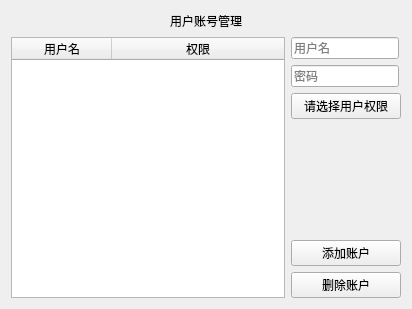
<?xml version="1.0" encoding="UTF-8"?>
<ui version="4.0">
 <class>Form</class>
 <widget class="QWidget" name="Form">
  <property name="geometry">
   <rect>
    <x>0</x>
    <y>0</y>
    <width>412</width>
    <height>309</height>
   </rect>
  </property>
  <property name="windowTitle">
   <string>Form</string>
  </property>
  <layout class="QVBoxLayout" name="verticalLayout_2">
   <item>
    <layout class="QHBoxLayout" name="horizontalLayout_3">
     <item>
      <spacer name="horizontalSpacer_3">
       <property name="orientation">
        <enum>Qt::Orientation::Horizontal</enum>
       </property>
       <property name="sizeHint" stdset="0">
        <size>
         <width>40</width>
         <height>20</height>
        </size>
       </property>
      </spacer>
     </item>
     <item>
      <widget class="QLabel" name="TitleLabel_2">
       <property name="sizePolicy">
        <sizepolicy hsizetype="Fixed" vsizetype="Fixed">
         <horstretch>0</horstretch>
         <verstretch>0</verstretch>
        </sizepolicy>
       </property>
       <property name="styleSheet">
        <string notr="true">background-color: rgba(255, 255, 255, 0);</string>
       </property>
       <property name="text">
        <string>用户账号管理</string>
       </property>
      </widget>
     </item>
     <item>
      <spacer name="horizontalSpacer_4">
       <property name="orientation">
        <enum>Qt::Orientation::Horizontal</enum>
       </property>
       <property name="sizeHint" stdset="0">
        <size>
         <width>40</width>
         <height>20</height>
        </size>
       </property>
      </spacer>
     </item>
    </layout>
   </item>
   <item>
    <layout class="QHBoxLayout" name="horizontalLayout" stretch="5,2">
     <item>
      <widget class="QTableWidget" name="TableWidget">
       <property name="editTriggers">
        <set>QAbstractItemView::EditTrigger::NoEditTriggers</set>
       </property>
       <property name="selectionMode">
        <enum>QAbstractItemView::SelectionMode::NoSelection</enum>
       </property>
       <property name="showGrid">
        <bool>false</bool>
       </property>
       <property name="sortingEnabled">
        <bool>true</bool>
       </property>
       <attribute name="horizontalHeaderStretchLastSection">
        <bool>true</bool>
       </attribute>
       <attribute name="verticalHeaderShowSortIndicator" stdset="0">
        <bool>false</bool>
       </attribute>
       <column>
        <property name="text">
         <string>用户名</string>
        </property>
       </column>
       <column>
        <property name="text">
         <string>权限</string>
        </property>
       </column>
      </widget>
     </item>
     <item>
      <layout class="QVBoxLayout" name="verticalLayout">
       <item>
        <widget class="QLineEdit" name="LineEdit">
         <property name="sizePolicy">
          <sizepolicy hsizetype="Fixed" vsizetype="Fixed">
           <horstretch>0</horstretch>
           <verstretch>0</verstretch>
          </sizepolicy>
         </property>
         <property name="placeholderText">
          <string>用户名</string>
         </property>
        </widget>
       </item>
       <item>
        <widget class="QLineEdit" name="LineEdit_2">
         <property name="sizePolicy">
          <sizepolicy hsizetype="Fixed" vsizetype="Fixed">
           <horstretch>0</horstretch>
           <verstretch>0</verstretch>
          </sizepolicy>
         </property>
         <property name="placeholderText">
          <string>密码</string>
         </property>
        </widget>
       </item>
       <item>
        <widget class="QPushButton" name="pushButton">
         <property name="text">
          <string>请选择用户权限</string>
         </property>
        </widget>
       </item>
       <item>
        <spacer name="verticalSpacer">
         <property name="orientation">
          <enum>Qt::Orientation::Vertical</enum>
         </property>
         <property name="sizeHint" stdset="0">
          <size>
           <width>20</width>
           <height>40</height>
          </size>
         </property>
        </spacer>
       </item>
       <item>
        <widget class="QPushButton" name="PushButton">
         <property name="text">
          <string>添加账户</string>
         </property>
        </widget>
       </item>
       <item>
        <widget class="QPushButton" name="PushButton_2">
         <property name="text">
          <string>删除账户</string>
         </property>
        </widget>
       </item>
      </layout>
     </item>
    </layout>
   </item>
  </layout>
 </widget>
 <resources/>
 <connections/>
</ui>
